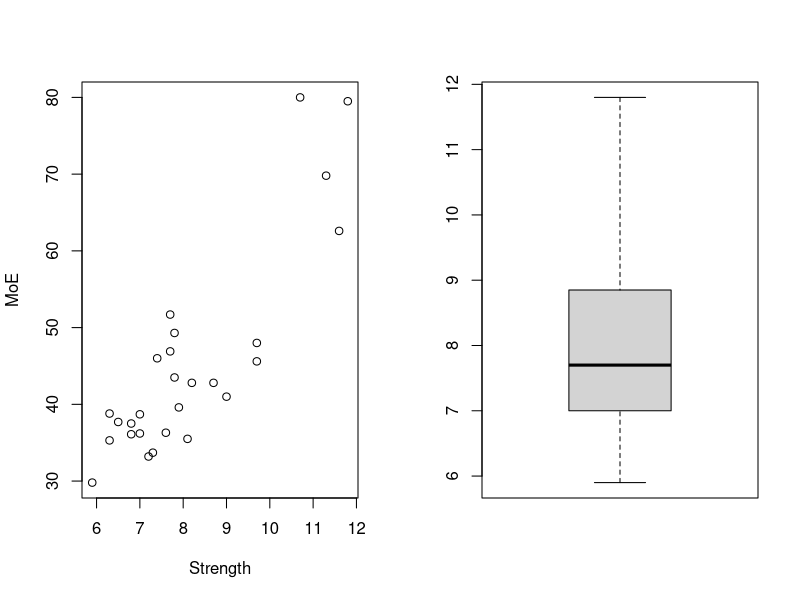
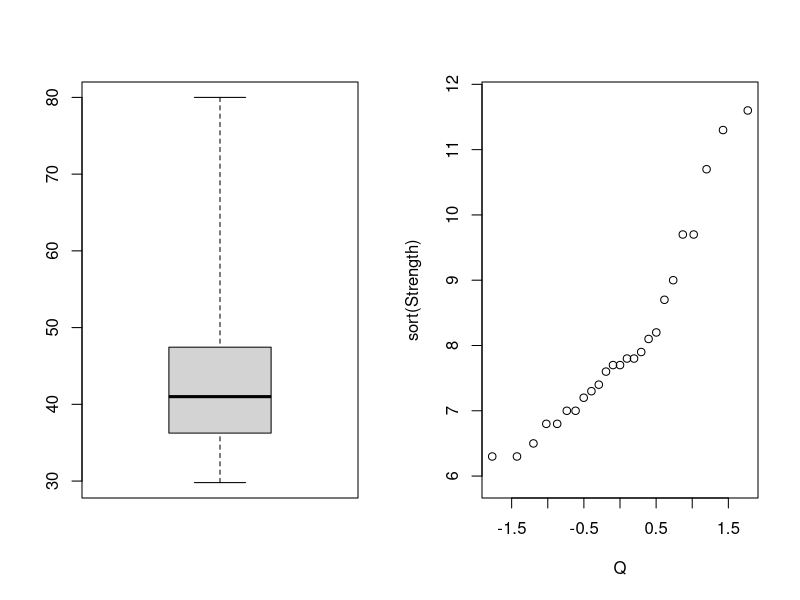
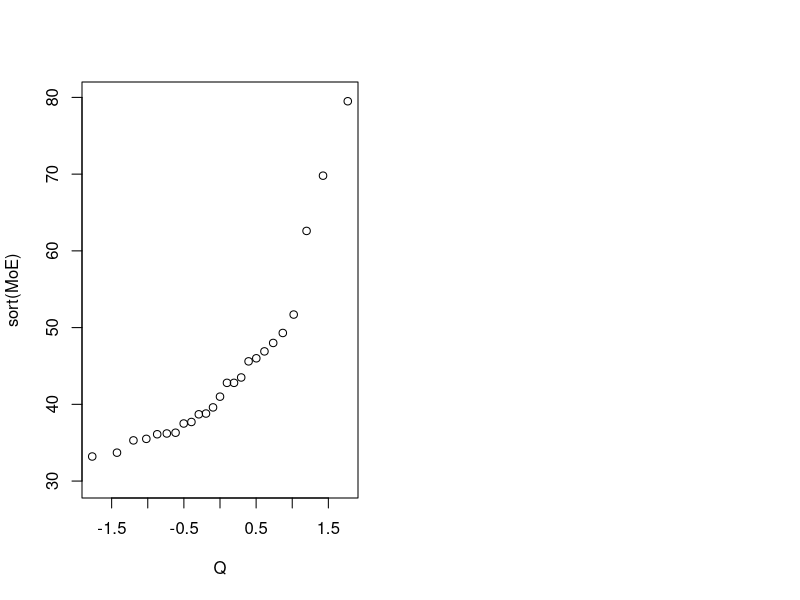

The R script that drew these images, in order:
MoE <- c(29.8, 33.2, 33.7, 35.3, 35.5, 36.1, 36.2, 36.3, 37.5, 37.7, 38.7, 38.8, 39.6, 41.0, 42.8,
         42.8, 43.5, 45.6, 46.0, 46.9, 48.0, 49.3, 51.7, 62.6, 69.8, 79.5, 80.0)
Strength <- c(5.9, 7.2, 7.3, 6.3, 8.1, 6.8, 7.0, 7.6, 6.8, 6.5, 7.0, 6.3, 7.9, 9.0, 8.2, 8.7, 7.8, 9.7,
              7.4, 7.7, 9.7, 7.8, 7.7, 11.6, 11.3, 11.8, 10.7)
par(mfrow=c(1,2))
plot(Strength, MoE)

boxplot(Strength, range = 0)
boxplot(MoE, range = 0)

n = length(Strength)
probs = seq(0, 1, length = n)
Q = qnorm(probs, 0, 1)
plot(Q, sort(Strength))

n = length(MoE)
probs = seq(0, 1, length = n)
Q = qnorm(probs, 0, 1)
plot(Q, sort(MoE))

